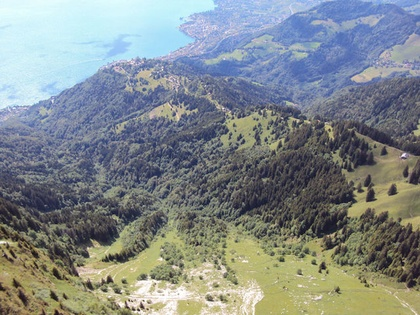
%> input picture HW2/HW2_Alignment/Q4/input/ledge/1.JPG, 420 x 315 px, shrunk from 640 x 480 before the run
$ octave myMainScript1.m   (GNU Octave 9; MATLAB toolbox functions it lacks are replaced by stand-ins)
%> lines starting %> are read from the running program, lines starting %| are printed output that depends on the picture
%% Init
file='../input/ledge/1.JPG';
img1=rgb2gray(imread(file));
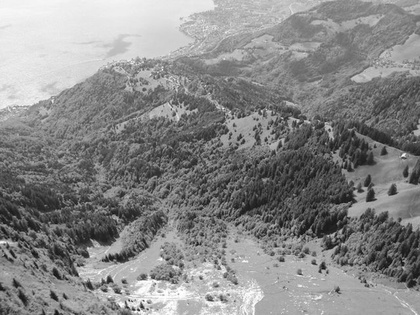
%> img1: size 315x420 uint8; min 10, max 255, mean 135.7
cimg1=imread(file);
%> cimg1 is the input picture: size 315x420x3 uint8; mean R, G, B 130.4, 137.8, 139.1
dim1=size(img1);
%> dim1 = [315 420]
format shortG

file='../input/ledge/2.JPG';
img2=rgb2gray(imread(file));
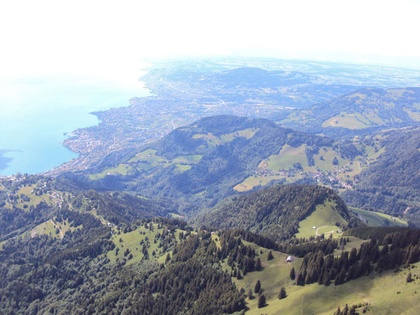
%> input picture HW2/HW2_Alignment/Q4/input/ledge/2.JPG, 420 x 315 px, shrunk from 640 x 480 before the run
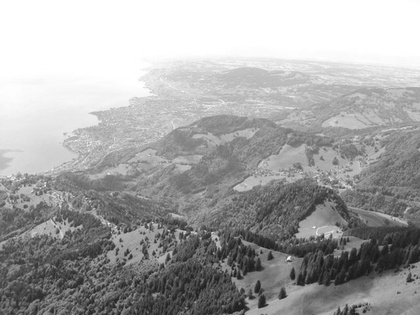
%> img2: size 315x420 uint8; min 19, max 255, mean 166.2
cimg2=imread(file);
%> cimg2 is the input picture: size 315x420x3 uint8; mean R, G, B 157.5, 167.5, 182.4
dim2=size(img2);
%> dim2 = [315 420]

file='../input/ledge/3.JPG';
img3=rgb2gray(imread(file));
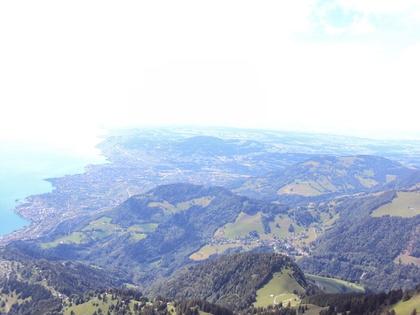
%> input picture HW2/HW2_Alignment/Q4/input/ledge/3.JPG, 420 x 315 px, shrunk from 640 x 480 before the run
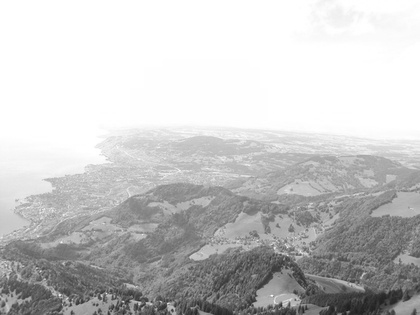
%> img3: size 315x420 uint8; min 24, max 255, mean 198.6
cimg3=imread(file);
%> cimg3 is the input picture: size 315x420x3 uint8; mean R, G, B 190, 199.6, 215.8
dim3=size(img3);
%> dim3 = [315 420]
%%
pad=200;
pimg1=padarray(img1,[pad,pad]);
pimg2=padarray(img2,[pad,pad]);
pimg3=padarray(img3,[pad,pad]);

pcimg1=padarray(cimg1,[pad,pad]);
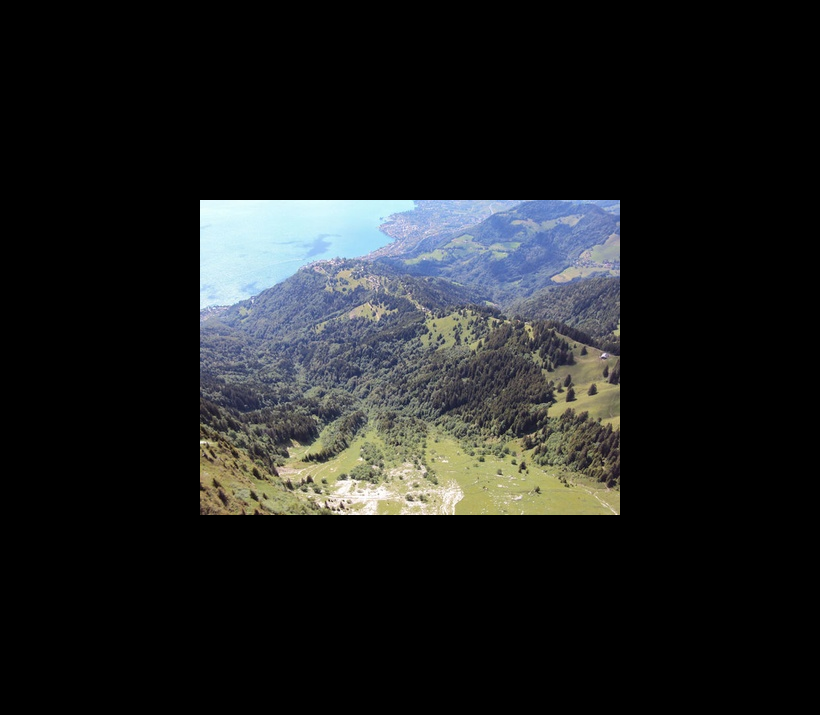
%> pcimg1: size 715x820x3 uint8; mean R, G, B 29.4, 31.1, 31.4
pcimg2=padarray(cimg2,[pad,pad]);
pcimg3=padarray(cimg3,[pad,pad]);
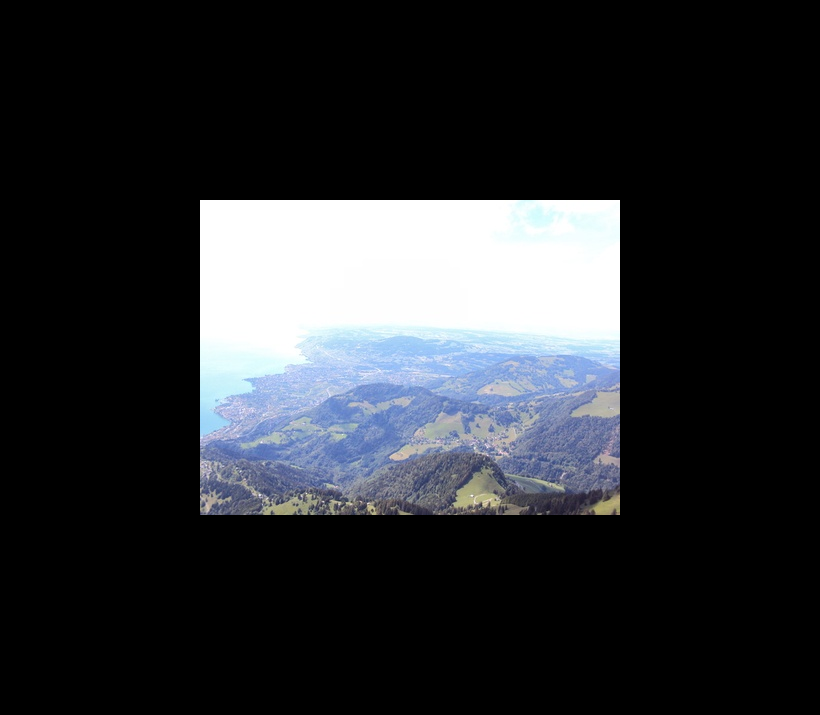
%> pcimg3: size 715x820x3 uint8; mean R, G, B 42.9, 45, 48.7


img1=pimg1;
img2=pimg2;
img3=pimg3;
cimg1=pcimg1;
cimg2=pcimg2;
cimg3=pcimg3;
%% Finding features and matching it

%Find the SURF features.
%> (the run ends here)
